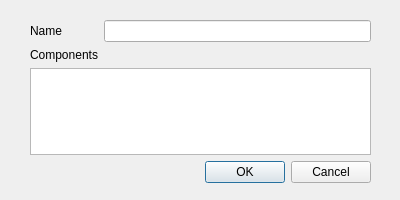
<?xml version="1.0" encoding="UTF-8"?>
<ui version="4.0">
 <class>DAddBoundary</class>
 <widget class="QDialog" name="DAddBoundary">
  <property name="geometry">
   <rect>
    <x>0</x>
    <y>0</y>
    <width>400</width>
    <height>200</height>
   </rect>
  </property>
  <property name="windowTitle">
   <string>Dialog</string>
  </property>
  <widget class="QWidget" name="layoutWidget">
   <property name="geometry">
    <rect>
     <x>30</x>
     <y>20</y>
     <width>341</width>
     <height>163</height>
    </rect>
   </property>
   <layout class="QFormLayout" name="formLayout">
    <item row="0" column="0">
     <widget class="QLabel" name="label">
      <property name="text">
       <string>Name</string>
      </property>
     </widget>
    </item>
    <item row="0" column="1">
     <widget class="QLineEdit" name="name"/>
    </item>
    <item row="1" column="0">
     <widget class="QLabel" name="label_2">
      <property name="text">
       <string>Components</string>
      </property>
     </widget>
    </item>
    <item row="3" column="0" colspan="2">
     <widget class="QDialogButtonBox" name="buttonBox">
      <property name="orientation">
       <enum>Qt::Horizontal</enum>
      </property>
      <property name="standardButtons">
       <set>QDialogButtonBox::Cancel|QDialogButtonBox::Ok</set>
      </property>
     </widget>
    </item>
    <item row="2" column="0" colspan="2">
     <widget class="QListWidget" name="allComponents">
      <property name="editTriggers">
       <set>QAbstractItemView::AnyKeyPressed|QAbstractItemView::SelectedClicked</set>
      </property>
      <property name="showDropIndicator" stdset="0">
       <bool>false</bool>
      </property>
      <property name="defaultDropAction">
       <enum>Qt::IgnoreAction</enum>
      </property>
      <property name="selectionMode">
       <enum>QAbstractItemView::ExtendedSelection</enum>
      </property>
      <property name="sortingEnabled">
       <bool>true</bool>
      </property>
     </widget>
    </item>
   </layout>
  </widget>
 </widget>
 <resources/>
 <connections>
  <connection>
   <sender>buttonBox</sender>
   <signal>accepted()</signal>
   <receiver>DAddBoundary</receiver>
   <slot>accept()</slot>
   <hints>
    <hint type="sourcelabel">
     <x>248</x>
     <y>254</y>
    </hint>
    <hint type="destinationlabel">
     <x>157</x>
     <y>274</y>
    </hint>
   </hints>
  </connection>
  <connection>
   <sender>buttonBox</sender>
   <signal>rejected()</signal>
   <receiver>DAddBoundary</receiver>
   <slot>reject()</slot>
   <hints>
    <hint type="sourcelabel">
     <x>316</x>
     <y>260</y>
    </hint>
    <hint type="destinationlabel">
     <x>286</x>
     <y>274</y>
    </hint>
   </hints>
  </connection>
 </connections>
</ui>
